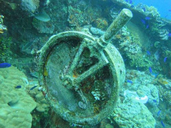
#> input picture Backend/ImageProcessing/TestImages/41_img_.png, 171 x 128 px, shrunk from 500 x 375 before the run, found by its file name
$ jupyter execute underwater_image_processing.ipynb
#> lines starting #> are read from the running program, lines starting #| are printed output that depends on the picture
#> further down, image is the input picture: shape (128, 171, 3); mean B, G, R 125.5, 137.7, 61.3
[cell 1]
# Import numpy and opencv
import numpy as np
import cv2

# Define a function to perform red channel compensation
def red_channel_compensation(image, alpha, window_size):
    # Convert the image to float32
#> called with alpha = 1, window_size = 5
    image = image.astype(np.float32)
    # Split the image into RGB channels
    B, G, R = cv2.split(image)
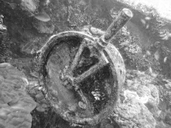
#> B: shape (128, 171) float32; min 27, max 255, mean 125.5
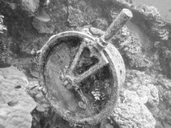
#> G: shape (128, 171) float32; min 32, max 255, mean 137.7
    # Initialize the compensated red channel
    R_comp = np.zeros_like(R)
    # Get the image height and width
    height, width = image.shape[:2]
#> height = 128; width = 171
    # Get the half window size
    half = window_size // 2
    # Pad the image borders with zeros
    image = cv2.copyMakeBorder(image, half, half, half, half, cv2.BORDER_CONSTANT, value=0)
#> image: shape (132, 175, 3) float32
    # Loop over the image pixels
    for i in range(height):
        for j in range(width):
            # Get the local window of the image
            window = image[i:i+window_size, j:j+window_size]
            # Get the mean value of the green and blue channels in the window
            mean_G = np.mean(window[:, :, 1])
            mean_B = np.mean(window[:, :, 2])
            # Compute the compensated red value according to equation (8) in the paper
            R_comp[i, j] = R[i, j] + (alpha * mean_G + (1 - alpha) * mean_B - R[i, j]) * (alpha * G[i, j] + (1 - alpha) * B[i, j]) / (R[i, j] + G[i, j] + B[i, j])
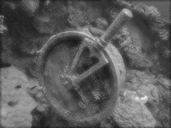
#> R_comp: shape (128, 171) float32; min 25.54, max 237.8, mean 93.2
    # Clip the compensated red channel to the range [0, 255]
    R_comp = np.clip(R_comp, 0, 255)
    # Merge the RGB channels
    image = cv2.merge((B, G, R_comp))
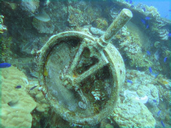
#> image: shape (128, 171, 3) float32; mean B, G, R 125.5, 137.7, 93.2
    # Convert the image back to uint8
    image = image.astype(np.uint8)
    # Return the compensated image
    return image

[cell 2]
# Assuming the input image is in RGB format and stored in a variable named img
import numpy as np
import cv2

# Define a function for white balance based on the maximal response assumption
def white_balance(img):
    # Get the maximum values of each channel
    r_max = np.max(img[:,:,0])
#> r_max = 255
    g_max = np.max(img[:,:,1])
#> g_max = 255
    b_max = np.max(img[:,:,2])
#> b_max = 237

    # Compute the scaling factors for each channel
    r_scale = r_max / 255
#> r_scale = 1
    g_scale = g_max / 255
#> g_scale = 1
    b_scale = b_max / 255
#> b_scale = 0.929

    # Apply the scaling factors to the image
    img[:,:,0] = img[:,:,0] / r_scale
    img[:,:,1] = img[:,:,1] / g_scale
    img[:,:,2] = img[:,:,2] / b_scale

    # Clip the values to the range [0, 255]
    img = np.clip(img, 0, 255)

    # Convert the image to uint8 type
    img = img.astype(np.uint8)

    # Return the white balanced image
    return img


# [5 lines of commented-out code are left out]

[cell 3]
# Import numpy and opencv
import numpy as np
import cv2

# Define a function to implement illuminance improvement by retinex with dense pixels
def retinex_with_dense_pixels(image):
    # Convert the image from BGR to HSV color space
    hsv = cv2.cvtColor(image, cv2.COLOR_BGR2HSV)
#> hsv: shape (128, 171, 3); mean H, S, V 77.2, 79.1, 141.6
    # Extract the value component
    v = hsv[:, :, 2]
    # Get the height and width of the image
    h, w = v.shape
#> h = 128; w = 171
    # Initialize the illumination component
    l = np.zeros_like(v, dtype=np.float32)
    # Define the eight directions for the path selection
    directions = [(1, 0), (0, 1), (-1, 0), (0, -1), (1, 1), (-1, -1), (1, -1), (-1, 1)]
    # Define the step size for each iteration
    step = 1
    # Define the number of iterations
    n_iter = int(np.log2(min(h, w)))
#> n_iter = 7
    # Loop over the eight directions
    for d in directions:
        # Loop over the iterations
        for i in range(n_iter):
            # Calculate the offset for the current iteration
            offset = step * (2 ** i)
            # Loop over the rows of the image
            for x in range(h):
                # Loop over the columns of the image
                for y in range(w):
                    # Calculate the coordinates of the next pixel along the direction
                    x_next = x + d[0] * offset
                    y_next = y + d[1] * offset
                    # Check if the coordinates are valid
                    if 0 <= x_next < h and 0 <= y_next < w:
                        # Update the illumination component by comparing the pixel values
                        l[x, y] = max(l[x, y], v[x, y] - v[x_next, y_next])
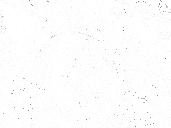
#> l: shape (128, 171) float32; min 116, max 255, mean 253
    # Average the illumination component over the eight directions
    l = l / 8
    # Normalize the illumination component to [0, 255]
    l = cv2.normalize(l, None, 0, 255, cv2.NORM_MINMAX)
    # Calculate the reflection component by subtracting the illumination component from the value component
    r = v - l
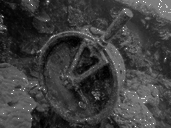
#> r: shape (128, 171) float32; min -218.2, max 218.3, mean -109.8; drawn with min black and max white
    # Replace the value component with the reflection component
    hsv[:, :, 2] = r
#> hsv: shape (128, 171, 3); mean H, S, V 77.2, 79.1, 144.1
    # Convert the image back to BGR color space
    result = cv2.cvtColor(hsv, cv2.COLOR_HSV2BGR)
    # Return the result
    return result

[cell 4]
# Define a function for adaptive histogram transform[^1^][1]
def adaptive_histogram_transform(image):
    # Convert the image from RGB to HSV color space
    hsv = cv2.cvtColor(image, cv2.COLOR_RGB2HSV)
#> hsv: shape (128, 171, 3); mean H, S, V 42.9, 80.2, 144.1
    # Split the HSV channels
    h, s, v = cv2.split(hsv)
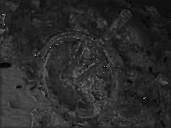
#> h: shape (128, 171); min 0, max 177, mean 42.9
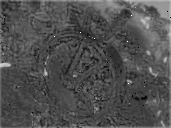
#> s: shape (128, 171); min 0, max 255, mean 80.2
    # Get the mean value of the V channel
    mean_v = np.mean(v)
#> mean_v = 144.1
    # Define the epsilon value
    epsilon = 10
    # Define the piecewise linear function for histogram transform[^2^][2]
    def transform(x):
        if x < mean_v - epsilon:
            return 100 * x / (mean_v - epsilon)
        elif abs(x - mean_v) <= epsilon:
            return x - mean_v + 120
        else:
            return 115 + 140 * (x - mean_v - epsilon) / (255 - mean_v - epsilon)
    # Apply the transform function to the V channel
    v = np.vectorize(transform)(v)
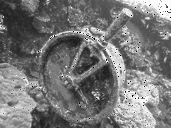
#> v: shape (128, 171) float64; min 0, max 255, mean 119.9
    # Clip the values to the range [0, 255]
    v = np.clip(v, 0, 255).astype(np.uint8)
    # Merge the HSV channels
    hsv = cv2.merge([h, s, v])
#> hsv: shape (128, 171, 3); mean H, S, V 42.9, 80.2, 119.4
    # Convert the image back to RGB color space
    image = cv2.cvtColor(hsv, cv2.COLOR_HSV2RGB)
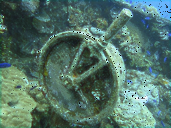
#> image: shape (128, 171, 3); mean B, G, R 105.2, 115.8, 82.7
    # Return the transformed image
    return image

[cell 5]
image_path = r"D:\miniproject\image-processing-dataset\raw-890\41_img_.png"  # Replace with your own image path
image = cv2.imread(image_path)
alpha = 1  # You can adjust this value
window_size = 5  # You can adjust the window size
compensated_image = red_channel_compensation(image, alpha, window_size)
white_balanced_image = white_balance(compensated_image)
retinex_image = retinex_with_dense_pixels(white_balanced_image)
final_image = adaptive_histogram_transform(retinex_image)

output_path = "D:\miniproject\practise\processed_image.jpg"
cv2.imwrite(output_path, compensated_image)

print(f"Final output image saved to {image_path}. Processed image saved as {output_path}.")

$ run again, with Backend/ImageProcessing/TestImages/101_img_.png copied over Backend/ImageProcessing/TestImages/41_img_.png
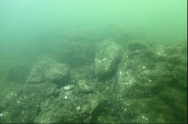
#> input picture Backend/ImageProcessing/TestImages/101_img_.png, 188 x 124 px, shrunk from 550 x 363 before the run, found by its file name
#> image is the input picture: shape (124, 188, 3); mean B, G, R 112.3, 156.7, 101.5
#> r_max = 227
#> g_max = 255
#> b_max = 196
#> r_scale = 0.89
#> g_scale = 1
#> b_scale = 0.769
#> in adaptive_histogram_transform, `h, s, v = cv2.split(hsv)`:
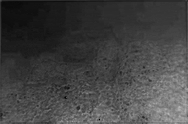
#> s: shape (124, 188); min 0, max 182, mean 65.9
#> mean_v = 163.3
#> in adaptive_histogram_transform, `image = cv2.cvtColor(hsv, cv2.COLOR_HSV2RGB)`:
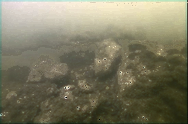
#> image: shape (124, 188, 3); mean B, G, R 99, 122.2, 125.5

$ run again, with Backend/ImageProcessing/TestImages/102_img_.png copied over Backend/ImageProcessing/TestImages/41_img_.png
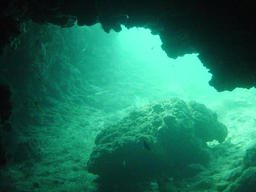
#> input picture Backend/ImageProcessing/TestImages/102_img_.png, 256 x 192 px, shrunk from 750 x 562 before the run, found by its file name
#> image is the input picture: shape (192, 256, 3); mean B, G, R 91.7, 114.3, 30.3
#> r_max = 242
#> g_max = 255
#> b_max = 197
#> r_scale = 0.949
#> g_scale = 1
#> b_scale = 0.773
#> in adaptive_histogram_transform, `h, s, v = cv2.split(hsv)`:
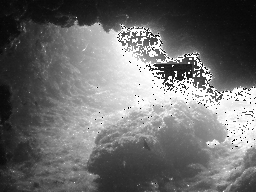
#> v: shape (192, 256); min 0, max 255, mean 109.2
#> mean_v = 109.2
